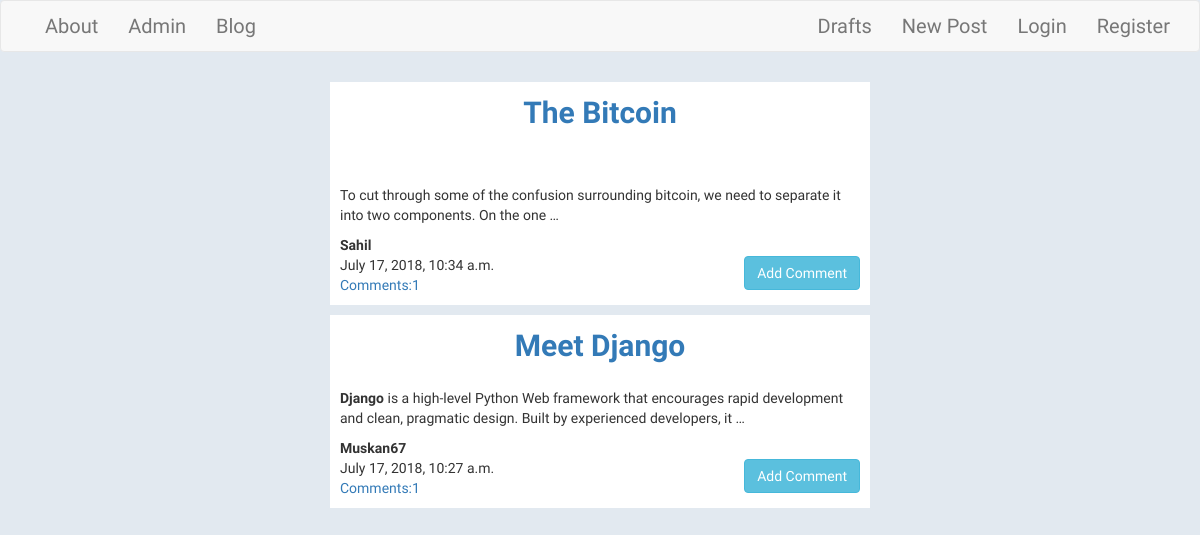
The page / on the database its author committed.
### my_app/models.py (models this page shows, shortened)
class Post(models.Model):
    title=models.CharField(max_length=256)
    author=models.ForeignKey('auth.User',on_delete=models.CASCADE)
    text=models.TextField()
    create_date=models.DateTimeField(default=timezone.now)
    publish_date=models.DateTimeField(blank=True,null=True)

### my_app/views.py (the view)
# urls.py: url(r'^$',views.PostListView.as_view(),name="post_list"),
class PostListView(ListView):
    model=Post
    def get_queryset(self):
        return Post.objects.filter(publish_date__lte=timezone.now()).order_by('-publish_date')

### my_app/templates/my_app/post_list.html
{% extends 'my_app/base.html' %}
{% block body_block %}
<div class="center">
    {% for posts in post_list %}
      {% if posts.publish_date %}
        <div class="post">
        <div class="posttitle"><a class="loader" href="{% url 'my_app:post_detail' pk=posts.pk %}"><b>{{posts.title|title}}</b></a></div><br>
        <div class="posttext">{{posts.text|truncatewords:20|safe|linebreaksbr}}</div>
        <div><strong>{{posts.author|title}}</strong></div>
        <div class="date">{{posts.publish_date}}</div>
        <div><a href="{% url 'my_app:comment_list' pk=posts.pk%}" >Comments:{{posts.Comment.all.count}}</a></div>
        <a class="btn btn-info comment-btn" href="{% url 'my_app:comment_post' pk=posts.pk %}">Add Comment</a>
        </div>
        {% endif %}
        {% endfor %}
</div>
{% endblock %}

### my_app/static/css/main.css (style rules this page uses)
.posttitle { text-align: center; font-family: 'Armata', sans-serif; font-size: 30px; }
a.comment-btn { position: absolute; right: 10px; bottom: 15px; }
.center { margin-left:300px; margin-right:300px; }
.post { font-family: 'Armata', sans-serif; background-color: white; padding:10px; margin-top:10px; position: relative; }
body { background-color: rgb(226, 233, 240); }
.loader { filter:hue-rotate(0deg); color: linear-gradient(45deg,#0f8,#08f); animation:hue 5000ms infinite linear; }

### rows shown on the page
Post: title "The Bitcoin", text "To cut through some of the confusion surrounding bitcoin, we need to separate it into two components. On the one …", author "Sahil", publish_date "July 17, 2018, 10:34 a.m.", Comment.all.count "1"
Post: title "Meet Django", text "Django is a high-level Python Web framework that encourages rapid development and clean, pragmatic design. Built by experienced developers, it …", author "Muskan67", publish_date "July 17, 2018, 10:27 a.m.", Comment.all.count "1"
